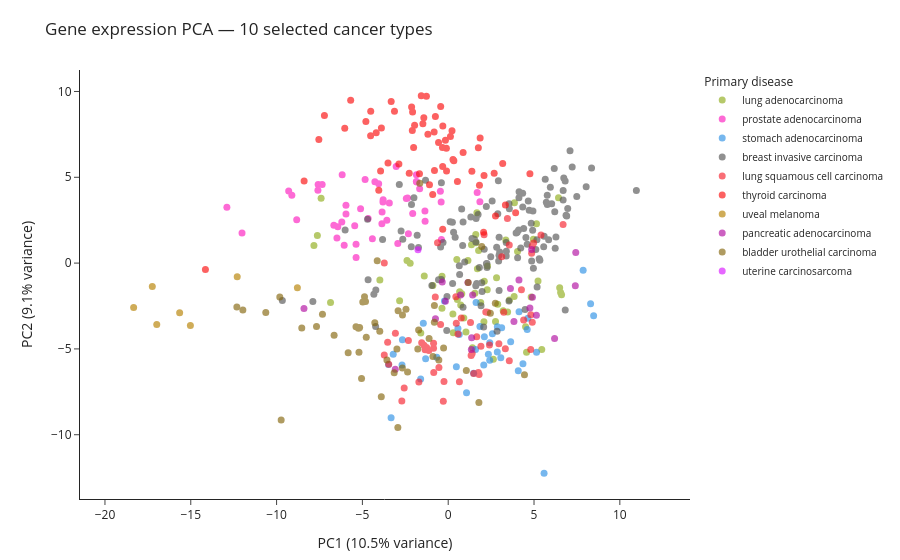

Write notebook code for a chart like this one.
### Markdown cell above
### 2.9. Análisis centrado en tipos de cáncer seleccionados
Para facilitar la interpretación, podemos aplicar PCA a un subconjunto más pequeño de tipos de cáncer. Esto puede revelar patrones específicos de subtipos que quedan ocultos en el análisis pancáncer.

#### 2.9.1. Subconjunto aleatorio de tipos de cáncer
Las etiquetas se pueden seleccionar aleatoriamente; su cantidad se modifica con la variable `n.labels`.

### Code cell
rng2 = np.random.default_rng(123)
diseases = labels["primary_disease"].unique()
n_labels = 10
labels_to_keep = rng2.choice(diseases, size=n_labels, replace=False)

samples_to_keep = labels[labels["primary_disease"].isin(labels_to_keep)].index
df_sub = df.loc[samples_to_keep]

# Conservar solo columnas con varianza no nula para evitar errores al escalar
df_sub = df_sub.loc[:, df_sub.var(axis=0) != 0]

### Figure 1 — Plotly figure (JSON) as saved in the notebook; plotly's stock layout.template omitted (floating-point values rounded to 4 significant figures)
{"data": [{"customdata": [["lung adenocarcinoma"], ["lung adenocarcinoma"], ["lung adenocarcinoma"], ["lung adenocarcinoma"], ["lung adenocarcinoma"], ["lung adenocarcinoma"], ["lung adenocarcinoma"], ["lung adenocarcinoma"], ["lung adenocarcinoma"], ["lung adenocarcinoma"], ["lung adenocarcinoma"], ["lung adenocarcinoma"], ["lung adenocarcinoma"], ["lung adenocarcinoma"], ["lung adenocarcinoma"], ["lung adenocarcinoma"], ["lung adenocarcinoma"], ["lung adenocarcinoma"], ["lung adenocarcinoma"], ["lung adenocarcinoma"], ["lung adenocarcinoma"], ["lung adenocarcinoma"], ["lung adenocarcinoma"], ["lung adenocarcinoma"], ["lung adenocarcinoma"], ["lung adenocarcinoma"], ["lung adenocarcinoma"], ["lung adenocarcinoma"], ["lung adenocarcinoma"], ["lung adenocarcinoma"], ["lung adenocarcinoma"], ["lung adenocarcinoma"], ["lung adenocarcinoma"], ["lung adenocarcinoma"], ["lung adenocarcinoma"], ["lung adenocarcinoma"], ["lung adenocarcinoma"], ["lung adenocarcinoma"], ["lung adenocarcinoma"], ["lung adenocarcinoma"], ["lung adenocarcinoma"], ["lung adenocarcinoma"], ["lung adenocarcinoma"], ["lung adenocarcinoma"], ["lung adenocarcinoma"], ["lung adenocarcinoma"], ["lung adenocarcinoma"], ["lung adenocarcinoma"], ["lung adenocarcinoma"], ["lung adenocarcinoma"], ["lung adenocarcinoma"], ["lung adenocarcinoma"], ["lung adenocarcinoma"], ["lung adenocarcinoma"], ["lung adenocarcinoma"], ["lung adenocarcinoma"], ["lung adenocarcinoma"], ["lung adenocarcinoma"]], "hovertemplate": "<b>%{hovertext}</b><br><br>Primary disease=%{customdata[0]}<br>PC1 (10.5% variance)=%{x:.2f}<br>PC2 (9.1% variance)=%{y:.2f}<extra></extra>", "hovertext": ["TCGA-67-3771-01", "TCGA-73-4658-01", "TCGA-05-4427-01", "TCGA-49-6744-11", "TCGA-97-8172-01", "TCGA-35-3615-01", "TCGA-44-2668-01", "TCGA-50-6590-01", "TCGA-91-6848-01", "TCGA-75-7027-01", "TCGA-86-8668-01", "TCGA-05-4402-01", "TCGA-86-8358-01", "TCGA-44-7667-01", "TCGA-97-7553-01", "TCGA-97-8177-01", "TCGA-75-5146-01", "TCGA-91-6828-01", "TCGA-91-6836-01", "TCGA-44-8119-01", "TCGA-44-6147-01", "TCGA-97-A4M0-01", "TCGA-05-4396-01", "TCGA-49-AAR2-01", "TCGA-97-8175-01", "TCGA-86-8055-01", "TCGA-38-4630-01", "TCGA-55-6984-11", "TCGA-97-7938-01", "TCGA-49-4490-11", "TCGA-55-A492-01", "TCGA-44-6775-01", "TCGA-55-8615-01", "TCGA-95-7043-01", "TCGA-73-4675-01", "TCGA-55-7913-01", "TCGA-L9-A444-01", "TCGA-05-4382-01", "TCGA-55-7903-01", "TCGA-97-A4M6-01", "TCGA-55-6972-01", "TCGA-38-A44F-01", "TCGA-93-A4JO-01", "TCGA-49-4490-01", "TCGA-49-4486-01", "TCGA-55-6987-01", "TCGA-55-5899-01", "TCGA-50-5932-01", "TCGA-44-2657-11", "TCGA-55-8614-01", "TCGA-78-8648-01", "TCGA-71-8520-01", "TCGA-05-4426-01", "TCGA-50-5068-01", "TCGA-86-8278-01", "TCGA-55-8512-01", "TCGA-05-4415-01", "TCGA-86-7711-01"], "legendgroup": "lung adenocarcinoma", "marker": {"color": "#90AD1C", "line": {"width": 0}, "size": 7, "symbol": "circle"}, "mode": "markers", "name": "lung adenocarcinoma", "opacity": 0.65, "orientation": "v", "showlegend": true, "type": "scatter", "x": [3.565, 3.461, 4.832, 6.425, 4.961, -2.401, 4.564, 2.629, 5.451, 2.081, 3.357, 2.273, 2.884, -1.597, 6.495, 1.894, -0.3621, 5.233, 1.034, 3.204, 4.04, 1.606, 1.615, -6.857, 0.2728, 6.549, 0.5317, 3.859, 5.145, 1.7, -7.825, 6.604, -2.216, -3.983, -1.396, -0.8943, 0.7903, 4.509, 0.6645, 1.771, -7.405, 2.289, 1.555, -2.832, -7.624, 2.756, 0.2951, 1.356, 2.816, 0.7275, 3.842, 2.1, 0.5016, -0.3637, 1.149, 1.671, 0.9094, 1.414], "xaxis": "x", "y": [-2.156, -2.847, -1.979, 3.802, 1.396, 0.1527, -5.201, -5.606, -5.041, -3.419, 1.34, -1.554, -2.393, -4.069, -1.436, -2.295, -0.7726, -1.047, -4.011, -2.771, 0.6806, 1.661, 1.191, -2.294, -2.962, -1.716, -2.128, 3.523, 2.297, -0.3354, 1.026, -1.85, -0.01083, -0.9823, -0.7538, -1.298, -1.782, -3.702, -1.668, 0.7286, 3.784, -0.1632, -1.757, -2.199, 1.602, -3.397, -4.054, 1.072, -0.8588, -2.437, -1.946, -1.06, 0.2055, -2.632, 0.1581, 2.937, -3.197, -4.937], "yaxis": "y"}, {"customdata": [["prostate adenocarcinoma"], ["prostate adenocarcinoma"], ["prostate adenocarcinoma"], ["prostate adenocarcinoma"], ["prostate adenocarcinoma"], ["prostate adenocarcinoma"], ["prostate adenocarcinoma"], ["prostate adenocarcinoma"], ["prostate adenocarcinoma"], ["prostate adenocarcinoma"], ["prostate adenocarcinoma"], ["prostate adenocarcinoma"], ["prostate adenocarcinoma"], ["prostate adenocarcinoma"], ["prostate adenocarcinoma"], ["prostate adenocarcinoma"], ["prostate adenocarcinoma"], ["prostate adenocarcinoma"], ["prostate adenocarcinoma"], ["prostate adenocarcinoma"], ["prostate adenocarcinoma"], ["prostate adenocarcinoma"], ["prostate adenocarcinoma"], ["prostate adenocarcinoma"], ["prostate adenocarcinoma"], ["prostate adenocarcinoma"], ["prostate adenocarcinoma"], ["prostate adenocarcinoma"], ["prostate adenocarcinoma"], ["prostate adenocarcinoma"], ["prostate adenocarcinoma"], ["prostate adenocarcinoma"], ["prostate adenocarcinoma"], ["prostate adenocarcinoma"], ["prostate adenocarcinoma"], ["prostate adenocarcinoma"], ["prostate adenocarcinoma"], ["prostate adenocarcinoma"], ["prostate adenocarcinoma"], ["prostate adenocarcinoma"], ["prostate adenocarcinoma"], ["prostate adenocarcinoma"], ["prostate adenocarcinoma"], ["prostate adenocarcinoma"], ["prostate adenocarcinoma"], ["prostate adenocarcinoma"], ["prostate adenocarcinoma"], ["prostate adenocarcinoma"]], "hovertemplate": "<b>%{hovertext}</b><br><br>Primary disease=%{customdata[0]}<br>PC1 (10.5% variance)=%{x:.2f}<br>PC2 (9.1% variance)=%{y:.2f}<extra></extra>", "hovertext": ["TCGA-V1-A8MU-01", "TCGA-KK-A8IL-01", "TCGA-HC-7736-01", "TCGA-2A-A8VV-01", "TCGA-YL-A9WH-01", "TCGA-YL-A8SQ-01", "TCGA-EJ-5503-01", "TCGA-VP-A87D-01", "TCGA-EJ-A8FO-11", "TCGA-CH-5752-01", "TCGA-KK-A8IK-01", "TCGA-EJ-5527-01", "TCGA-G9-7521-01", "TCGA-KK-A8IG-01", "TCGA-EJ-5497-01", "TCGA-KK-A6E1-01", "TCGA-XK-AAIW-01", "TCGA-HC-A6AQ-01", "TCGA-KC-A4BV-01", "TCGA-HC-7819-11", "TCGA-CH-5764-01", "TCGA-HC-7075-01", "TCGA-FC-A4JI-01", "TCGA-EJ-5498-01", "TCGA-CH-5768-11", "TCGA-ZG-A9L5-01", "TCGA-ZG-A9NI-01", "TCGA-EJ-A7NG-01", "TCGA-HC-7080-01", "TCGA-EJ-7115-11", "TCGA-HC-7745-01", "TCGA-V1-A9Z9-01", "TCGA-KK-A8I9-01", "TCGA-KK-A7AV-01", "TCGA-HC-A6AN-01", "TCGA-G9-6378-01", "TCGA-KK-A7B1-01", "TCGA-J4-AATZ-01", "TCGA-G9-A9S4-01", "TCGA-VP-A87B-01", "TCGA-KK-A8IF-01", "TCGA-M7-A720-01", "TCGA-KC-A7F6-01", "TCGA-VP-A87H-01", "TCGA-ZG-A9LM-01", "TCGA-KK-A8ID-01", "TCGA-X4-A8KS-01", "TCGA-HC-7213-01"], "legendgroup": "prostate adenocarcinoma", "marker": {"color": "#FC1CBF", "line": {"width": 0}, "size": 7, "symbol": "circle"}, "mode": "markers", "name": "prostate adenocarcinoma", "opacity": 0.65, "orientation": "v", "showlegend": true, "type": "scatter", "x": [-3.575, -2.939, -0.4115, -6.178, -5.37, -3.802, -2.069, -4.842, -1.347, -1.857, -9.295, 1.687, -0.3953, -3.853, -0.456, -6.662, -6.061, -12.9, -1.833, -1.853, -1.664, -5.958, -5.367, 1.846, -3.032, -4.052, -6.484, -2.369, -7.579, -2.441, -1.356, -5.447, -4.418, -3.864, -12.01, -4.272, -4.665, -5.106, -7.344, -8.828, -9.111, -3.791, -5.957, -6.2, -3.431, -6.431, -7.592, -2.321], "xaxis": "x", "y": [2.499, 1.141, 3.553, 5.149, 1.099, 3.557, 2.893, 4.866, 2.433, 4.753, 4.197, 4.107, 1.372, 2.977, 4.182, 2.207, 1.042, 3.253, 4.725, 5.155, 4.326, 3.372, 0.3198, 3.574, 5.626, 4.629, 1.46, 3.786, 4.577, 3.763, 3.043, 2.171, 1.419, 2.299, 1.749, 4.736, 2.6, 3.161, 4.574, 2.521, 3.951, 3.687, 2.867, 2.396, 3.497, 2.123, 4.238, 1.717], "yaxis": "y"}, {"customdata": [["stomach adenocarcinoma"], ["stomach adenocarcinoma"], ["stomach adenocarcinoma"], ["stomach adenocarcinoma"], ["stomach adenocarcinoma"], ["stomach adenocarcinoma"], ["stomach adenocarcinoma"], ["stomach adenocarcinoma"], ["stomach adenocarcinoma"], ["stomach adenocarcinoma"], ["stomach adenocarcinoma"], ["stomach adenocarcinoma"], ["stomach adenocarcinoma"], ["stomach adenocarcinoma"], ["stomach adenocarcinoma"], ["stomach adenocarcinoma"], ["stomach adenocarcinoma"], ["stomach adenocarcinoma"], ["stomach adenocarcinoma"], ["stomach adenocarcinoma"], ["stomach adenocarcinoma"], ["stomach adenocarcinoma"], ["stomach adenocarcinoma"], ["stomach adenocarcinoma"], ["stomach adenocarcinoma"], ["stomach adenocarcinoma"], ["stomach adenocarcinoma"], ["stomach adenocarcinoma"], ["stomach adenocarcinoma"], ["stomach adenocarcinoma"], ["stomach adenocarcinoma"], ["stomach adenocarcinoma"], ["stomach adenocarcinoma"], ["stomach adenocarcinoma"], ["stomach adenocarcinoma"], ["stomach adenocarcinoma"], ["stomach adenocarcinoma"], ["stomach adenocarcinoma"], ["stomach adenocarcinoma"]], "hovertemplate": "<b>%{hovertext}</b><br><br>Primary disease=%{customdata[0]}<br>PC1 (10.5% variance)=%{x:.2f}<br>PC2 (9.1% variance)=%{y:.2f}<extra></extra>", "hovertext": ["TCGA-BR-4280-01", "TCGA-BR-8679-01", "TCGA-FP-8099-01", "TCGA-CG-4462-01", "TCGA-BR-7703-01", "TCGA-VQ-A91A-01", "TCGA-BR-7716-01", "TCGA-BR-6709-01", "TCGA-D7-A4YX-01", "TCGA-ZA-A8F6-01", "TCGA-CD-8526-01", "TCGA-HU-A4H4-01", "TCGA-MX-A5UJ-01", "TCGA-F1-A72C-01", "TCGA-CG-5722-11", "TCGA-BR-8284-01", "TCGA-RD-A7BT-01", "TCGA-VQ-A8P8-01", "TCGA-VQ-A928-01", "TCGA-BR-8364-01", "TCGA-IN-A7NT-01", "TCGA-RD-A7C1-01", "TCGA-FP-8631-01", "TCGA-CD-8524-01", "TCGA-BR-6454-11", "TCGA-D7-6527-01", "TCGA-CD-8527-01", "TCGA-EQ-8122-01", "TCGA-BR-4369-01", "TCGA-CG-5734-11", "TCGA-IN-AB1V-01", "TCGA-D7-8578-01", "TCGA-BR-7707-01", "TCGA-HU-A4G3-01", "TCGA-ZQ-A9CR-01", "TCGA-BR-8483-01", "TCGA-RD-A8NB-01", "TCGA-BR-6802-11", "TCGA-BR-7717-01"], "legendgroup": "stomach adenocarcinoma", "marker": {"color": "#2E91E5", "line": {"width": 0}, "size": 7, "symbol": "circle"}, "mode": "markers", "name": "stomach adenocarcinoma", "opacity": 0.65, "orientation": "v", "showlegend": true, "type": "scatter", "x": [0.4755, 3.64, 3.115, 8.296, -3.204, 4.355, 1.068, 3.064, -0.6675, 4.128, 2.418, 2.34, 0.5654, 1.481, 1.849, 4.081, -1.316, 4.639, 2.862, 7.861, 1.591, 5.585, 2.859, 2.573, 2.107, -2.691, -1.45, 2.071, 8.473, -1.605, 1.623, 5.145, -3.328, 0.6437, 2.421, -0.2187, 4.602, -2.669, -3.479], "xaxis": "x", "y": [-6.032, -4.585, -3.771, -2.37, -5.304, -5.871, -7.558, -5.51, -5.489, -2.831, -5.664, -5.315, -3.809, -6.424, -3.69, -6.279, -5.566, -3.212, -3.701, -0.4115, -5.028, -12.24, -5.183, -4.119, -4.295, -5.941, -3.503, -5.941, -3.066, -6.749, -2.291, -5.197, -9.015, -4.163, -4.635, -2.207, -3.864, -4.471, -5.909], "yaxis": "y"}, {"customdata": [["breast invasive carcinoma"], ["breast invasive carcinoma"], ["breast invasive carcinoma"], ["breast invasive carcinoma"], ["breast invasive carcinoma"], ["breast invasive carcinoma"], ["breast invasive carcinoma"], ["breast invasive carcinoma"], ["breast invasive carcinoma"], ["breast invasive carcinoma"], ["breast invasive carcinoma"], ["breast invasive carcinoma"], ["breast invasive carcinoma"], ["breast invasive carcinoma"], ["breast invasive carcinoma"], ["breast invasive carcinoma"], ["breast invasive carcinoma"], ["breast invasive carcinoma"], ["breast invasive carcinoma"], ["breast invasive carcinoma"], ["breast invasive carcinoma"], ["breast invasive carcinoma"], ["breast invasive carcinoma"], ["breast invasive carcinoma"], ["breast invasive carcinoma"], ["breast invasive carcinoma"], ["breast invasive carcinoma"], ["breast invasive carcinoma"], ["breast invasive carcinoma"], ["breast invasive carcinoma"], ["breast invasive carcinoma"], ["breast invasive carcinoma"], ["breast invasive carcinoma"], ["breast invasive carcinoma"], ["breast invasive carcinoma"], ["breast invasive carcinoma"], ["breast invasive carcinoma"], ["breast invasive carcinoma"], ["breast invasive carcinoma"], ["breast invasive carcinoma"], ["breast invasive carcinoma"], ["breast invasive carcinoma"], ["breast invasive carcinoma"], ["breast invasive carcinoma"], ["breast invasive carcinoma"], ["breast invasive carcinoma"], ["breast invasive carcinoma"], ["breast invasive carcinoma"], ["breast invasive carcinoma"], ["breast invasive carcinoma"], ["breast invasive carcinoma"], ["breast invasive carcinoma"], ["breast invasive carcinoma"], ["breast invasive carcinoma"], ["breast invasive carcinoma"], ["breast invasive carcinoma"], ["breast invasive carcinoma"], ["breast invasive carcinoma"], ["breast invasive carcinoma"], ["breast invasive carcinoma"], ["breast invasive carcinoma"], ["breast invasive carcinoma"], ["breast invasive carcinoma"], ["breast invasive carcinoma"], ["breast invasive carcinoma"], ["breast invasive carcinoma"], ["breast invasive carcinoma"], ["breast invasive carcinoma"], ["breast invasive carcinoma"], ["breast invasive carcinoma"], ["breast invasive carcinoma"], ["breast invasive carcinoma"], ["breast invasive carcinoma"], ["breast invasive carcinoma"], ["breast invasive carcinoma"], ["breast invasive carcinoma"], ["breast invasive carcinoma"], ["breast invasive carcinoma"], ["breast invasive carcinoma"], ["breast invasive carcinoma"], ["breast invasive carcinoma"], ["breast invasive carcinoma"], ["breast invasive carcinoma"], ["breast invasive carcinoma"], ["breast invasive carcinoma"], ["breast invasive carcinoma"], ["breast invasive carcinoma"], ["breast invasive carcinoma"], ["breast invasive carcinoma"], ["breast invasive carcinoma"], ["breast invasive carcinoma"], ["breast invasive carcinoma"], ["breast invasive carcinoma"], ["breast invasive carcinoma"], ["breast invasive carcinoma"], ["breast invasive carcinoma"], ["breast invasive carcinoma"], ["breast invasive carcinoma"], ["breast invasive carcinoma"], ["breast invasive carcinoma"], ["breast invasive carcinoma"], ["breast invasive carcinoma"], ["breast invasive carcinoma"], ["breast invasive carcinoma"], ["breast invasive carcinoma"], ["breast invasive carcinoma"], ["breast invasive carcinoma"], ["breast invasive carcinoma"], ["breast invasive carcinoma"], ["breast invasive carcinoma"], ["breast invasive carcinoma"], ["breast invasive carcinoma"], ["breast invasive carcinoma"], ["breast invasive carcinoma"], ["breast invasive carcinoma"], ["breast invasive carcinoma"], ["breast invasive carcinoma"], ["breast invasive carcinoma"], ["breast invasive carcinoma"], ["breast invasive carcinoma"], ["breast invasive carcinoma"], ["breast invasive carcinoma"], ["breast invasive carcinoma"], ["breast invasive carcinoma"], ["breast invasive carcinoma"]], "hovertemplate": "<b>%{hovertext}</b><br><br>Primary disease=%{customdata[0]}<br>PC1 (10.5% variance)=%{x:.2f}<br>PC2 (9.1% variance)=%{y:.2f}<extra></extra>", "hovertext": ["TCGA-E9-A1RC-11", "TCGA-E9-A228-01", "TCGA-A2-A1G6-01", "TCGA-BH-A1EN-01", "TCGA-E2-A15I-01", "TCGA-AO-A12D-01", "TCGA-B6-A0RP-01", "TCGA-D8-A1XO-01", "TCGA-AC-A3YI-01", "TCGA-B6-A0RM-01", "TCGA-D8-A147-01", "TCGA-AC-A8OS-01", "TCGA-AR-A256-01", "TCGA-A8-A07B-01", "TCGA-A2-A0ES-01", "TCGA-GM-A2DB-01", "TCGA-A2-A0SV-01", "TCGA-BH-A0W4-01", "TCGA-A2-A0T5-01", "TCGA-LL-A5YL-01", "TCGA-AC-A23H-01", "TCGA-GI-A2C9-11", "TCGA-AN-A0XP-01", "TCGA-A7-A0D9-01", "TCGA-A7-A0D9-11", "TCGA-AC-A2FG-01", "TCGA-AN-A0FX-01", "TCGA-AO-A0JD-01", "TCGA-BH-A18L-11", "TCGA-BH-A0BC-11", "TCGA-A2-A0T1-01", "TCGA-BH-A0AZ-01", "TCGA-AN-A0FW-01", "TCGA-B6-A0I1-01", "TCGA-AO-A0JC-01", "TCGA-AR-A1AN-01", "TCGA-OL-A66J-01", "TCGA-A8-A08Z-01", "TCGA-A2-A0ER-01", "TCGA-A2-A1FV-01", "TCGA-A1-A0SQ-01", "TCGA-BH-A1F8-01", "TCGA-BH-A0B8-11", "TCGA-AC-A6NO-01", "TCGA-E9-A3Q9-01", "TCGA-BH-A8FZ-01", "TCGA-AR-A24M-01", "TCGA-AR-A2LH-01", "TCGA-A8-A08L-01", "TCGA-E2-A1LG-01", "TCGA-BH-A203-11", "TCGA-BH-A0DV-11", "TCGA-D8-A1JH-01", "TCGA-AC-A2BM-01", "TCGA-BH-A0BS-01", "TCGA-A2-A0SU-01", "TCGA-E2-A105-01", "TCGA-A8-A06Z-01", "TCGA-AO-A0J7-01", "TCGA-D8-A73X-01", "TCGA-3C-AAAU-01", "TCGA-BH-A18V-11", "TCGA-A1-A0SG-01", "TCGA-GM-A3NY-01", "TCGA-AR-A0TS-01", "TCGA-BH-A1FJ-01", "TCGA-AN-A041-01", "TCGA-C8-A27A-01", "TCGA-E9-A3HO-01", "TCGA-EW-A2FV-01", "TCGA-PE-A5DE-01", "TCGA-BH-A0HN-01", "TCGA-MS-A51U-01", "TCGA-BH-A18N-11", "TCGA-AN-A0FT-01", "TCGA-A7-A13D-01", "TCGA-C8-A133-01", "TCGA-BH-A0B6-01", "TCGA-LL-A6FR-01", "TCGA-E9-A1RD-01", "TCGA-AO-A1KO-01", "TCGA-E9-A2JT-01", "TCGA-D8-A1XB-01", "TCGA-C8-A12L-01", "TCGA-E2-A15E-06", "TCGA-BH-A204-11", "TCGA-A2-A259-01", "TCGA-AN-A049-01", "TCGA-A7-A0DC-01", "TCGA-D8-A13Y-01", "TCGA-AR-A2LO-01", "TCGA-OL-A66N-01", "TCGA-AC-A3W5-01", "TCGA-BH-A1F6-11", "TCGA-LL-A740-01", "TCGA-A7-A2KD-01", "TCGA-BH-A0DG-11", "TCGA-AO-A12F-01", "TCGA-A2-A3KC-01", "TCGA-A8-A081-01", "TCGA-EW-A1IW-01", "TCGA-BH-A1F0-01", "TCGA-A2-A0YL-01", "TCGA-A2-A4S3-01", "TCGA-OL-A5S0-01", "TCGA-BH-A0BA-01", "TCGA-AR-A24V-01", "TCGA-D8-A27R-01", "TCGA-E9-A1N4-01", "TCGA-A2-A0T4-01", "TCGA-A1-A0SF-01", "TCGA-GM-A2DO-01", "TCGA-E9-A1RH-01", "TCGA-A2-A0EV-01", "TCGA-B6-A40B-01", "TCGA-AC-A5XU-01", "TCGA-BH-A0HI-01", "TCGA-AC-A6IX-06", "TCGA-BH-A0DQ-01", "TCGA-C8-A1HJ-01", "TCGA-UL-AAZ6-01", "TCGA-GM-A2D9-01", "TCGA-D8-A1Y1-01", "TCGA-AO-A1KR-01", "TCGA-B6-A0IB-01"], "legendgroup": "breast invasive carcinoma", "marker": {"color": "#565656", "line": {"width": 0}, "size": 7, "symbol": "circle"}, "mode": "markers", "name": "breast invasive carcinoma", "opacity": 0.65, "orientation": "v", "showlegend": true, "type": "scatter", "x": [6.695, 2.098, 5.951, 0.666, 5.653, 4.863, 4.936, 8.039, 3.379, 0.1137, 5.3, 3.563, 2.847, 1.817, 5.774, -4.217, 1.606, 4.121, 1.526, -3.824, 2.998, 6.03, 2.888, 2.966, 6.866, 4.128, 2.225, 1.658, 5.771, 4.72, 2.066, 3.955, 0.841, -4.668, 5.104, 4.044, 0.7839, 6.904, 4.227, 7.098, 0.6454, 5.851, 6.208, 0.8658, 2.561, 2.939, 7.491, 1.974, 2.254, 0.257, 8.352, 6.179, 6.964, 5.589, 1.741, 1.614, -0.3012, -2.152, -1.733, 2.922, 0.4048, -1.997, 1.385, -0.3975, 5.179, 3.543, 4.527, 4.605, -2.139, 2.965, 2.26, -2.849, 2.221, 6.814, -2.648, -0.08424, -6.006, -0.401, -9.665, 4.337, 6.733, 5.563, 4.665, 1.913, 1.318, 6.697, 5.167, 2.96, -1.322, 2.479, 4.102, -4.702, 1.955, 10.96, -0.07115, 4.397, 7.223, -0.9527, 4.344, 4.963, 6.277, 6.818, 5.718, -0.5649, -4.229, 4.838, 6.234, 0.8626, 5.341, 3.379, 0.3124, 0.9599, 4.478, 3.388, -0.4428, -1.808, 1.626, 4.919, 2.824, 3.54, -4.332, 0.2434, 4.021, -7.886, -2.746], "xaxis": "x", "y": [3.679, 0.8121, 4.415, -0.6607, 4.879, 0.1246, 3.031, 4.445, 0.4085, 2.415, 0.261, 3.16, -3.974, -0.2512, 3.422, -1.57, -1.318, 3.808, 1.383, 1.37, 0.6517, 3.457, 2.875, 1.499, 2.794, 4.163, -0.04166, -1.191, 3.96, 3.082, -3.717, 1.759, 1.027, -0.9714, 0.7968, 0.3084, 3.157, 2.738, 0.881, 6.544, -0.1561, 1.362, 2.99, 2.394, 3.625, 0.1225, 3.875, -1.654, -0.01665, -1.195, 5.547, 5.516, 3.185, 1.559, 2.837, 1.229, 1.204, 0.9489, 0.908, 4.798, 1.509, 3.81, 1.438, 4.686, -1.394, 3.453, 1.491, 1.101, 3.419, -1.594, -0.2606, 4.581, 3.296, 4.783, 1.391, -3.933, 1.928, -0.9497, -2.176, 4.07, 4.954, 0.95, 3.625, -2.48, 2.68, 4.229, 1.367, 0.4643, 4.827, 0.3653, 1.926, 2.554, -1.144, 4.237, -1.94, 2.02, 5.602, -1.3, 3.269, -0.2971, 1.521, -2.73, 3.546, -0.9753, -3.688, 2.317, 0.8652, -2.572, 0.167, 1.204, 1.795, 0.06629, -2.702, 0.6912, 0.9402, 1.62, 2.602, 1.918, 0.9257, -2.202, -1.816, 2.375, 1.791, -2.241, 1.874], "yaxis": "y"}, {"customdata": [["lung squamous cell carcinoma"], ["lung squamous cell carcinoma"], ["lung squamous cell carcinoma"], ["lung squamous cell carcinoma"], ["lung squamous cell carcinoma"], ["lung squamous cell carcinoma"], ["lung squamous cell carcinoma"], ["lung squamous cell carcinoma"], ["lung squamous cell carcinoma"], ["lung squamous cell carcinoma"], ["lung squamous cell carcinoma"], ["lung squamous cell carcinoma"], ["lung squamous cell carcinoma"], ["lung squamous cell carcinoma"], ["lung squamous cell carcinoma"], ["lung squamous cell carcinoma"], ["lung squamous cell carcinoma"], ["lung squamous cell carcinoma"], ["lung squamous cell carcinoma"], ["lung squamous cell carcinoma"], ["lung squamous cell carcinoma"], ["lung squamous cell carcinoma"], ["lung squamous cell carcinoma"], ["lung squamous cell carcinoma"], ["lung squamous cell carcinoma"], ["lung squamous cell carcinoma"], ["lung squamous cell carcinoma"], ["lung squamous cell carcinoma"], ["lung squamous cell carcinoma"], ["lung squamous cell carcinoma"], ["lung squamous cell carcinoma"], ["lung squamous cell carcinoma"], ["lung squamous cell carcinoma"], ["lung squamous cell carcinoma"], ["lung squamous cell carcinoma"], ["lung squamous cell carcinoma"], ["lung squamous cell carcinoma"], ["lung squamous cell carcinoma"], ["lung squamous cell carcinoma"], ["lung squamous cell carcinoma"], ["lung squamous cell carcinoma"], ["lung squamous cell carcinoma"], ["lung squamous cell carcinoma"], ["lung squamous cell carcinoma"], ["lung squamous cell carcinoma"], ["lung squamous cell carcinoma"], ["lung squamous cell carcinoma"], ["lung squamous cell carcinoma"], ["lung squamous cell carcinoma"], ["lung squamous cell carcinoma"], ["lung squamous cell carcinoma"], ["lung squamous cell carcinoma"], ["lung squamous cell carcinoma"], ["lung squamous cell carcinoma"], ["lung squamous cell carcinoma"], ["lung squamous cell carcinoma"], ["lung squamous cell carcinoma"]], "hovertemplate": "<b>%{hovertext}</b><br><br>Primary disease=%{customdata[0]}<br>PC1 (10.5% variance)=%{x:.2f}<br>PC2 (9.1% variance)=%{y:.2f}<extra></extra>", "hovertext": ["TCGA-90-A4ED-01", "TCGA-22-4607-01", "TCGA-94-8490-01", "TCGA-21-1076-01", "TCGA-34-8454-01", "TCGA-33-4586-01", "TCGA-85-A4JB-01", "TCGA-90-7767-11", "TCGA-21-1078-01", "TCGA-22-5489-11", "TCGA-22-5480-01", "TCGA-22-4593-01", "TCGA-37-4132-01", "TCGA-56-8083-11", "TCGA-63-6202-01", "TCGA-60-2708-01", "TCGA-85-A50Z-01", "TCGA-22-5477-01", "TCGA-63-7021-01", "TCGA-22-5471-01", "TCGA-39-5034-01", "TCGA-22-4591-01", "TCGA-60-2724-01", "TCGA-58-8390-01", "TCGA-43-2578-01", "TCGA-77-A5GA-01", "TCGA-77-A5GB-01", "TCGA-63-A5MW-01", "TCGA-94-8491-01", "TCGA-43-5670-11", "TCGA-O2-A52W-01", "TCGA-60-2722-01", "TCGA-60-2712-01", "TCGA-37-4141-01", "TCGA-18-3421-01", "TCGA-85-7699-01", "TCGA-77-A5FZ-01", "TCGA-22-5483-01", "TCGA-43-8115-01", "TCGA-43-6647-11", "TCGA-85-8277-01", "TCGA-77-A5G8-01", "TCGA-85-6561-01", "TCGA-85-A53L-01", "TCGA-56-7730-11", "TCGA-56-A4ZJ-01", "TCGA-18-3412-01", "TCGA-56-8623-01", "TCGA-34-5239-01", "TCGA-56-8626-01", "TCGA-34-5241-01", "TCGA-XC-AA0X-01", "TCGA-90-6837-11", "TCGA-90-6837-01", "TCGA-66-2793-01", "TCGA-22-5482-01", "TCGA-85-8287-01"], "legendgroup": "lung squamous cell carcinoma", "marker": {"color": "#F6222E", "line": {"width": 0}, "size": 7, "symbol": "circle"}, "mode": "markers", "name": "lung squamous cell carcinoma", "opacity": 0.65, "orientation": "v", "showlegend": true, "type": "scatter", "x": [-0.6244, -0.2459, -3.529, 4.808, 1.395, -1.127, 0.5701, 5.406, -3.724, 3.558, 3.237, 1.662, -0.854, 3.449, 0.6523, 1.756, -3.078, 0.7591, -0.5406, -2.702, 0.4701, -0.8529, -0.2857, 1.3, -0.4451, -3.726, 1.334, 3.117, -1.346, 6.693, -1.411, -1.709, 2.403, 0.4454, -3.465, 3.328, 4.266, 1.906, 4.897, 4.892, -2.32, -1.546, 3.559, -1.26, 2.09, 2.189, -2.565, 4.974, 4.394, 2.293, 1.798, 2.952, 4.86, 1.485, -0.7528, -0.8431, 4.816], "xaxis": "x", "y": [1.192, -6.895, -4.609, -5.04, -5.26, -5.089, -4.127, 1.644, 0.009596, 1.056, -2.863, -4.293, -4.956, 2.596, -6.906, -6.378, -4.088, -3.194, -6.079, -8.032, -3.509, -4.665, -8.044, -3.454, -3.571, -5.353, -5.386, 0.3708, -5.051, 2.244, -4.792, -6.923, -4.773, -1.957, -5.896, -4.994, -1.556, -4.838, -3.44, 1.0, -4.51, -4.636, -5.696, -4.92, 1.653, -2.85, -7.271, 1.166, -3.309, -2.869, -6.498, -4.696, 0.5716, -6.433, -1.971, -6.372, -3.007], "yaxis": "y"}, {"customdata": [["thyroid carcinoma"], ["thyroid carcinoma"], ["thyroid carcinoma"], ["thyroid carcinoma"], ["thyroid carcinoma"], ["thyroid carcinoma"], ["thyroid carcinoma"], ["thyroid carcinoma"], ["thyroid carcinoma"], ["thyroid carcinoma"], ["thyroid carcinoma"], ["thyroid carcinoma"], ["thyroid carcinoma"], ["thyroid carcinoma"], ["thyroid carcinoma"], ["thyroid carcinoma"], ["thyroid carcinoma"], ["thyroid carcinoma"], ["thyroid carcinoma"], ["thyroid carcinoma"], ["thyroid carcinoma"], ["thyroid carcinoma"], ["thyroid carcinoma"], ["thyroid carcinoma"], ["thyroid carcinoma"], ["thyroid carcinoma"], ["thyroid carcinoma"], ["thyroid carcinoma"], ["thyroid carcinoma"], ["thyroid carcinoma"], ["thyroid carcinoma"], ["thyroid carcinoma"], ["thyroid carcinoma"], ["thyroid carcinoma"], ["thyroid carcinoma"], ["thyroid carcinoma"], ["thyroid carcinoma"], ["thyroid carcinoma"], ["thyroid carcinoma"], ["thyroid carcinoma"], ["thyroid carcinoma"], ["thyroid carcinoma"], ["thyroid carcinoma"], ["thyroid carcinoma"], ["thyroid carcinoma"], ["thyroid carcinoma"], ["thyroid carcinoma"], ["thyroid carcinoma"], ["thyroid carcinoma"], ["thyroid carcinoma"], ["thyroid carcinoma"], ["thyroid carcinoma"], ["thyroid carcinoma"], ["thyroid carcinoma"], ["thyroid carcinoma"], ["thyroid carcinoma"], ["thyroid carcinoma"], ["thyroid carcinoma"], ["thyroid carcinoma"], ["thyroid carcinoma"], ["thyroid carcinoma"]], "hovertemplate": "<b>%{hovertext}</b><br><br>Primary disease=%{customdata[0]}<br>PC1 (10.5% variance)=%{x:.2f}<br>PC2 (9.1% variance)=%{y:.2f}<extra></extra>", "hovertext": ["TCGA-BJ-A190-01", "TCGA-EM-A3SZ-01", "TCGA-FE-A3PC-01", "TCGA-DJ-A4UP-01", "TCGA-BJ-A45D-01", "TCGA-FE-A238-01", "TCGA-H2-A421-01", "TCGA-ET-A39S-01", "TCGA-ET-A3DP-01", "TCGA-E3-A3DZ-01", "TCGA-KS-A4ID-01", "TCGA-CE-A27D-01", "TCGA-EM-A1CW-01", "TCGA-ET-A4KN-01", "TCGA-EL-A3T9-01", "TCGA-DJ-A2PQ-01", "TCGA-BJ-A28T-01", "TCGA-FY-A3YR-01", "TCGA-IM-A3EB-01", "TCGA-EM-A22J-01", "TCGA-EM-A3FR-01", "TCGA-DO-A1JZ-11", "TCGA-ET-A25I-01", "TCGA-CE-A482-01", "TCGA-DJ-A1QE-01", "TCGA-FY-A3TY-01", "TCGA-EM-A22P-01", "TCGA-EM-A3SU-01", "TCGA-H2-A26U-01", "TCGA-BJ-A4O8-01", "TCGA-BJ-A2NA-01", "TCGA-EL-A4K2-01", "TCGA-EM-A2CN-01", "TCGA-DE-A69J-01", "TCGA-EM-A3ST-01", "TCGA-DJ-A3VA-01", "TCGA-EL-A3GW-01", "TCGA-DJ-A3VJ-01", "TCGA-ET-A3BV-01", "TCGA-FE-A239-01", "TCGA-BJ-A2N8-11", "TCGA-FE-A3PA-01", "TCGA-J8-A4HW-01", "TCGA-KS-A4I9-01", "TCGA-FE-A22Z-01", "TCGA-ET-A3DW-11", "TCGA-DJ-A2Q0-01", "TCGA-BJ-A2P4-01", "TCGA-DJ-A3UY-01", "TCGA-CE-A3ME-01", "TCGA-J8-A3YF-01", "TCGA-DJ-A3VD-01", "TCGA-BJ-A0ZC-01", "TCGA-BJ-A0Z3-01", "TCGA-DJ-A4UQ-01", "TCGA-E8-A438-01", "TCGA-E8-A2JQ-01", "TCGA-DJ-A1QL-01", "TCGA-FY-A40N-01", "TCGA-EM-A1YD-01", "TCGA-BJ-A0ZF-01"], "legendgroup": "thyroid carcinoma", "marker": {"color": "#FB0D0D", "line": {"width": 0}, "size": 7, "symbol": "circle"}, "mode": "markers", "name": "thyroid carcinoma", "opacity": 0.65, "orientation": "v", "showlegend": true, "type": "scatter", "x": [-3.13, -0.09695, -4.195, 0.3291, -8.396, -1.675, -0.8002, -1.958, 1.86, -2.132, -2.272, 1.379, -2.874, -14.15, 2.063, -1.571, 4.761, -0.163, 0.5368, -2.092, -3.323, -0.7478, -3.508, -0.5622, 2.087, 3.176, 2.678, -4.046, 3.333, 1.82, 0.2771, -1.183, -5.683, -0.1057, -7.213, -0.3135, -1.476, -0.3221, 2.756, -4.521, -1.269, -4.796, -0.8201, -0.3345, -0.9037, -2.075, -3.94, -7.538, 1.756, -2.016, -1.092, 3.929, -1.421, 0.8681, 0.2211, -6.028, -0.3199, -4.514, -0.4392, 0.1294, -3.892], "xaxis": "x", "y": [8.855, 5.369, 7.602, 5.968, 4.785, 5.209, 5.403, 8.035, 7.296, 9.091, 5.232, 5.352, 5.77, -0.3775, 1.8, 9.747, 5.2, 7.159, 4.748, 7.723, 9.41, 8.535, 5.834, 7.028, 5.111, 5.803, 5.237, 4.248, 3.384, 4.543, 6.042, 7.503, 9.491, 6.692, 8.605, 7.99, 8.114, 5.622, 2.74, 7.423, 9.716, 8.257, 7.64, 6.732, 3.992, 8.798, 5.361, 7.198, 6.715, 6.737, 4.568, 2.937, 8.472, 6.451, 7.712, 7.859, 1.97, 8.853, 9.125, 7.38, 7.867], "yaxis": "y"}, {"customdata": [["uveal melanoma"], ["uveal melanoma"], ["uveal melanoma"], ["uveal melanoma"], ["uveal melanoma"], ["uveal melanoma"], ["uveal melanoma"]], "hovertemplate": "<b>%{hovertext}</b><br><br>Primary disease=%{customdata[0]}<br>PC1 (10.5% variance)=%{x:.2f}<br>PC2 (9.1% variance)=%{y:.2f}<extra></extra>", "hovertext": ["TCGA-WC-A888-01", "TCGA-VD-AA8S-01", "TCGA-VD-AA8N-01", "TCGA-V4-A9E5-01", "TCGA-V4-A9EJ-01", "TCGA-V4-A9EQ-01", "TCGA-V4-A9ET-01"], "legendgroup": "uveal melanoma", "marker": {"color": "#B68100", "line": {"width": 0}, "size": 7, "symbol": "circle"}, "mode": "markers", "name": "uveal melanoma", "opacity": 0.65, "orientation": "v", "showlegend": true, "type": "scatter", "x": [-8.788, -15.65, -15.02, -17.24, -12.29, -16.98, -18.33], "xaxis": "x", "y": [-1.429, -2.886, -3.631, -1.36, -0.7908, -3.576, -2.58], "yaxis": "y"}, {"customdata": [["pancreatic adenocarcinoma"], ["pancreatic adenocarcinoma"], ["pancreatic adenocarcinoma"], ["pancreatic adenocarcinoma"], ["pancreatic adenocarcinoma"], ["pancreatic adenocarcinoma"], ["pancreatic adenocarcinoma"], ["pancreatic adenocarcinoma"], ["pancreatic adenocarcinoma"], ["pancreatic adenocarcinoma"], ["pancreatic adenocarcinoma"], ["pancreatic adenocarcinoma"], ["pancreatic adenocarcinoma"], ["pancreatic adenocarcinoma"], ["pancreatic adenocarcinoma"], ["pancreatic adenocarcinoma"], ["pancreatic adenocarcinoma"], ["pancreatic adenocarcinoma"], ["pancreatic adenocarcinoma"], ["pancreatic adenocarcinoma"]], "hovertemplate": "<b>%{hovertext}</b><br><br>Primary disease=%{customdata[0]}<br>PC1 (10.5% variance)=%{x:.2f}<br>PC2 (9.1% variance)=%{y:.2f}<extra></extra>", "hovertext": ["TCGA-RL-AAAS-01", "TCGA-HZ-8002-01", "TCGA-HV-A5A6-01", "TCGA-YH-A8SY-01", "TCGA-HZ-A49G-01", "TCGA-2J-AABV-01", "TCGA-HZ-8637-01", "TCGA-FB-A5VM-01", "TCGA-IB-AAUV-01", "TCGA-IB-7886-01", "TCGA-IB-7646-01", "TCGA-Q3-AA2A-01", "TCGA-2J-AAB6-01", "TCGA-YB-A89D-11", "TCGA-2J-AAB1-01", "TCGA-US-A77J-01", "TCGA-IB-8127-01", "TCGA-XN-A8T5-01", "TCGA-HZ-7926-01", "TCGA-3A-A9I9-01"], "legendgroup": "pancreatic adenocarcinoma", "marker": {"color": "#B10DA1", "line": {"width": 0}, "size": 7, "symbol": "circle"}, "mode": "markers", "name": "pancreatic adenocarcinoma", "opacity": 0.65, "orientation": "v", "showlegend": true, "type": "scatter", "x": [1.149, 7.432, -0.7427, 1.364, 4.122, -8.405, 7.406, -3.085, 4.861, 5.138, 6.197, -0.1625, 1.348, 3.83, 1.422, 0.7206, 4.906, 3.626, 4.76, -0.3487], "xaxis": "x", "y": [-1.125, 0.6216, -3.239, -4.352, -0.9845, -2.641, -1.318, -6.186, 0.7964, -3.04, -4.39, -2.218, -5.04, -3.4, -1.863, -1.856, -1.989, -1.484, -2.616, -1.101], "yaxis": "y"}, {"customdata": [["bladder urothelial carcinoma"], ["bladder urothelial carcinoma"], ["bladder urothelial carcinoma"], ["bladder urothelial carcinoma"], ["bladder urothelial carcinoma"], ["bladder urothelial carcinoma"], ["bladder urothelial carcinoma"], ["bladder urothelial carcinoma"], ["bladder urothelial carcinoma"], ["bladder urothelial carcinoma"], ["bladder urothelial carcinoma"], ["bladder urothelial carcinoma"], ["bladder urothelial carcinoma"], ["bladder urothelial carcinoma"], ["bladder urothelial carcinoma"], ["bladder urothelial carcinoma"], ["bladder urothelial carcinoma"], ["bladder urothelial carcinoma"], ["bladder urothelial carcinoma"], ["bladder urothelial carcinoma"], ["bladder urothelial carcinoma"], ["bladder urothelial carcinoma"], ["bladder urothelial carcinoma"], ["bladder urothelial carcinoma"], ["bladder urothelial carcinoma"], ["bladder urothelial carcinoma"], ["bladder urothelial carcinoma"], ["bladder urothelial carcinoma"], ["bladder urothelial carcinoma"], ["bladder urothelial carcinoma"], ["bladder urothelial carcinoma"], ["bladder urothelial carcinoma"], ["bladder urothelial carcinoma"], ["bladder urothelial carcinoma"], ["bladder urothelial carcinoma"], ["bladder urothelial carcinoma"], ["bladder urothelial carcinoma"], ["bladder urothelial carcinoma"], ["bladder urothelial carcinoma"], ["bladder urothelial carcinoma"], ["bladder urothelial carcinoma"], ["bladder urothelial carcinoma"], ["bladder urothelial carcinoma"], ["bladder urothelial carcinoma"], ["bladder urothelial carcinoma"], ["bladder urothelial carcinoma"], ["bladder urothelial carcinoma"], ["bladder urothelial carcinoma"]], "hovertemplate": "<b>%{hovertext}</b><br><br>Primary disease=%{customdata[0]}<br>PC1 (10.5% variance)=%{x:.2f}<br>PC2 (9.1% variance)=%{y:.2f}<extra></extra>", "hovertext": ["TCGA-E7-A6MF-01", "TCGA-G2-A3IE-01", "TCGA-BT-A20T-01", "TCGA-BT-A42C-01", "TCGA-E7-A85H-01", "TCGA-ZF-A9RE-01", "TCGA-DK-A6B6-01", "TCGA-XF-AAN7-01", "TCGA-4Z-AA82-01", "TCGA-G2-A3VY-01", "TCGA-ZF-AA4V-01", "TCGA-BT-A20W-11", "TCGA-BL-A13J-01", "TCGA-DK-AA6M-01", "TCGA-DK-A3X1-01", "TCGA-DK-A1A5-01", "TCGA-GC-A3BM-01", "TCGA-GC-A3WC-11", "TCGA-XF-AAMG-01", "TCGA-FJ-A3Z9-01", "TCGA-DK-A1AB-01", "TCGA-YF-AA3L-01", "TCGA-4Z-AA7R-01", "TCGA-ZF-AA51-01", "TCGA-XF-A9T8-01", "TCGA-E7-A4XJ-01", "TCGA-FT-A3EE-01", "TCGA-XF-A9T3-01", "TCGA-ZF-A9RM-01", "TCGA-UY-A78O-01", "TCGA-DK-AA75-01", "TCGA-DK-A1AD-01", "TCGA-PQ-A6FN-01", "TCGA-C4-A0F6-01", "TCGA-FD-A5BX-01", "TCGA-XF-A9SY-01", "TCGA-E7-A97P-01", "TCGA-XF-AAMJ-01", "TCGA-FD-A43X-01", "TCGA-FD-A62P-01", "TCGA-CF-A9FM-01", "TCGA-SY-A9G0-01", "TCGA-ZF-AA58-01", "TCGA-FD-A5BY-01", "TCGA-ZF-A9RD-01", "TCGA-XF-AAN3-01", "TCGA-BT-A20Q-01", "TCGA-FD-A3B8-01"], "legendgroup": "bladder urothelial carcinoma", "marker": {"color": "#85660D", "line": {"width": 0}, "size": 7, "symbol": "circle"}, "mode": "markers", "name": "bladder urothelial carcinoma", "opacity": 0.65, "orientation": "v", "showlegend": true, "type": "scatter", "x": [-1.656, -7.326, -3.988, -5.2, -5.373, -2.988, -4.877, -2.46, -0.5475, -4.818, -4.775, 2.746, -1.114, -5.05, -6.648, -0.2691, -2.919, 1.955, -2.665, -8.533, 2.456, -12.32, -5.163, -3.147, -2.368, -10.63, -2.671, -1.772, -4.978, -7.673, -11.97, -5.225, -9.733, -4.277, -5.829, 1.787, -0.8885, -0.8077, -9.813, -3.899, -4.136, 1.165, 1.056, -3.571, -2.935, -1.724, -0.8062, 4.443], "xaxis": "x", "y": [4.652, -2.973, -3.978, -5.192, -3.709, -5.002, -1.967, -2.684, -5.643, -2.242, -4.322, -2.335, -4.399, -6.726, -4.206, -4.947, -2.783, 0.9632, -3.029, -3.784, -2.917, -2.556, -3.75, -6.392, -6.347, -2.885, -6.117, -5.006, -2.272, -3.696, -2.737, -3.796, -9.138, -3.48, -5.222, -8.117, -5.444, -3.441, -1.97, -7.783, 0.1301, -1.137, -6.264, -5.645, -9.579, -3.893, -2.473, -6.502], "yaxis": "y"}, {"customdata": [["uterine carcinosarcoma"]], "hovertemplate": "<b>%{hovertext}</b><br><br>Primary disease=%{customdata[0]}<br>PC1 (10.5% variance)=%{x:.2f}<br>PC2 (9.1% variance)=%{y:.2f}<extra></extra>", "hovertext": ["TCGA-N9-A4PZ-01"], "legendgroup": "uterine carcinosarcoma", "marker": {"color": "#DA16FF", "line": {"width": 0}, "size": 7, "symbol": "circle"}, "mode": "markers", "name": "uterine carcinosarcoma", "opacity": 0.65, "orientation": "v", "showlegend": true, "type": "scatter", "x": [-1.762], "xaxis": "x", "y": [0.7774], "yaxis": "y"}], "layout": {"font": {"size": 12}, "height": 560, "legend": {"font": {"size": 10}, "title": {"text": "Primary disease"}, "tracegroupgap": 0}, "margin": {"b": 55, "t": 70}, "title": {"text": "Gene expression PCA — 10 selected cancer types"}, "xaxis": {"anchor": "y", "domain": [0, 1], "title": {"text": "PC1 (10.5% variance)"}}, "yaxis": {"anchor": "x", "domain": [0, 1], "scaleanchor": "x", "scaleratio": 1, "title": {"text": "PC2 (9.1% variance)"}}}}
